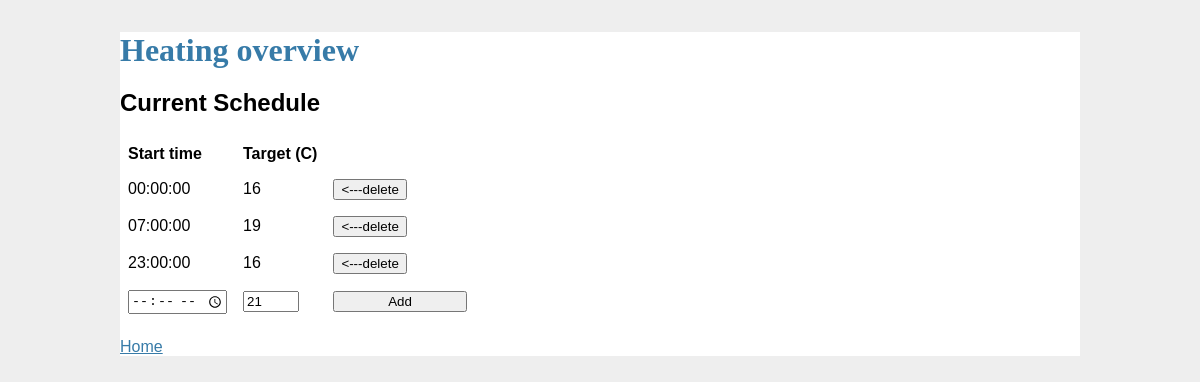
Page /schedule/ on the committed database.
### tables this page shows
CREATE TABLE "schedule" ("id" integer NOT NULL PRIMARY KEY AUTOINCREMENT, "start_time" time NOT NULL UNIQUE, "min_temp" integer NOT NULL);

### app.py (the view)
@app.route('/schedule/')
def schedule():
    sched = query_db('SELECT * FROM schedule ORDER BY start_time')
    data = {'sched': sched}
    return render_template('schedule.html', data=data)

### app.py (called while the page is built)
def get_db():
    db = getattr(g, '_database', None)
    if db is None:
        db = g._database = sqlite3.connect(DATABASE)
    return db

@app.teardown_appcontext
def close_connection(exception):
    db = getattr(g, '_database', None)
    if db is not None:
        db.close()

def query_db(query, args=(), one=False):
    cur = get_db().execute(query, args)
    rv = cur.fetchall()
    return (rv[0] if rv else None) if one else rv

### templates/schedule.html (shortened to what this page needs)
{% extends 'base.html' %}
{% block content %}
<h1>Heating overview</h1>
<h2>Current Schedule</h2>
<table>
    <tr>
        <th>Start time</th>
        <th>Target (C)</th>
    </tr>
    {% for entry in data.sched %}
    <tr>
        <td>{{ entry[1] }}</td>
        <td>{{ entry[2] }}</td>
        <td><button type="button"><---delete</button></td>
    </tr>
    {% endfor %}
    <form action = "{{ url_for('schedule') }}" method="post">
    <tr>
        <td>
            <input type="time" name="start" min="00:00" max="23:59" required>
        </td>
        <td>
            <input type="number" name="override_temp" min="7" max="30" value="21" size="2">
        </td>
        <td>
            <input type="submit" value="Add">
        </td>
    </tr>
    </form>
</table>
<p>
<a href="/">Home</a>
</p>
{% endblock %}

### static/css/main.css (style rules this page uses)
html { font-family: sans-serif; background: #eee; padding: 1rem; }
body { max-width: 960px; margin: 0 auto; background: white; }
h1 { font-family: serif; color: #377ba8; margin: 1rem 0; }
a { color: #377ba8; }
input[type=submit] { align-self: start; min-width: 10em; }
table { font-family: arial, sans-serif; border-collapse: collapse;  }
td, th { border: 0px solid #dddddd; text-align: left; padding: 8px; }

### rows in the picture
schedule: start_time "00:00:00", min_temp "16"
schedule: start_time "07:00:00", min_temp "19"
schedule: start_time "23:00:00", min_temp "16"
